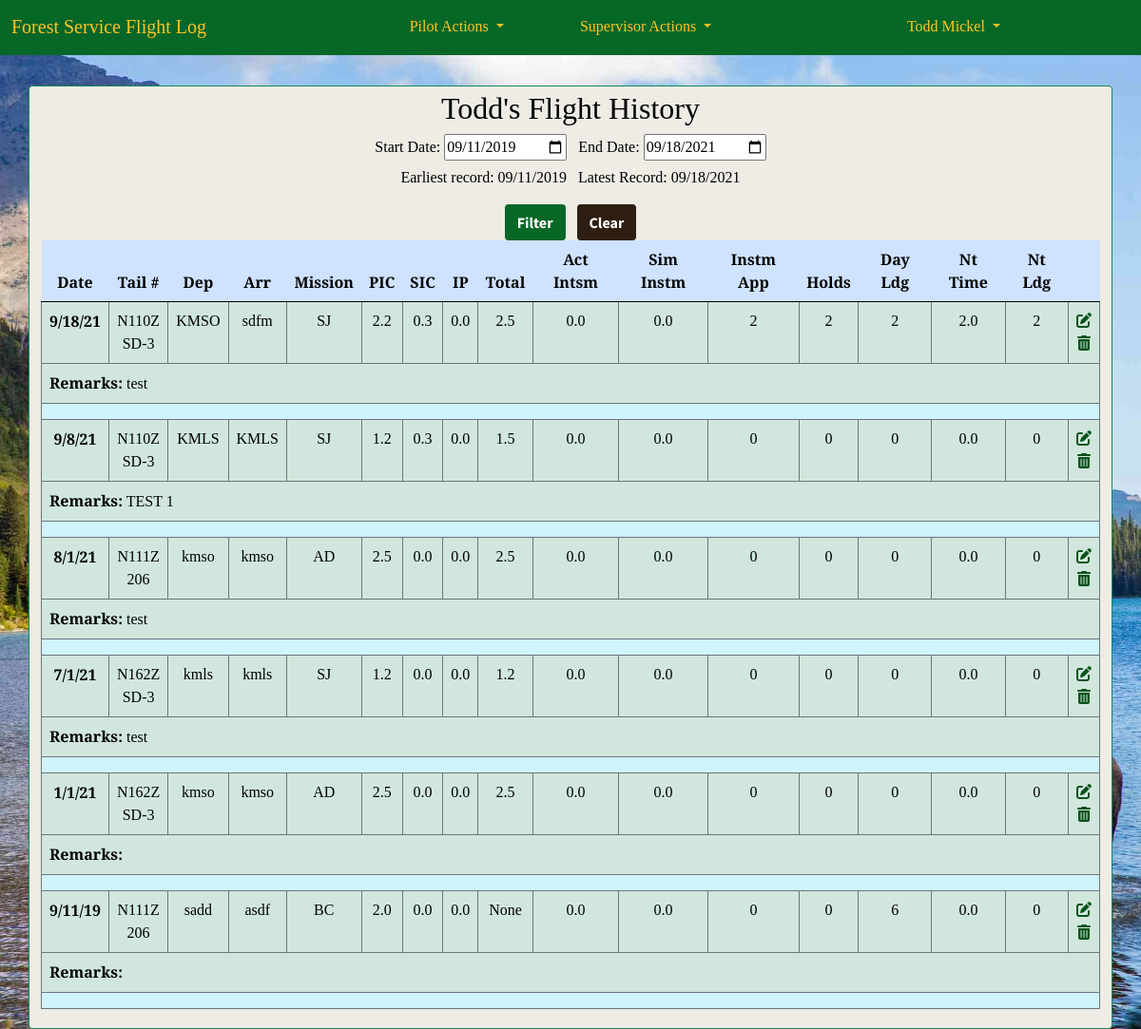
The page /pilot_log/view/ (signed in) on the database as committed earlier.
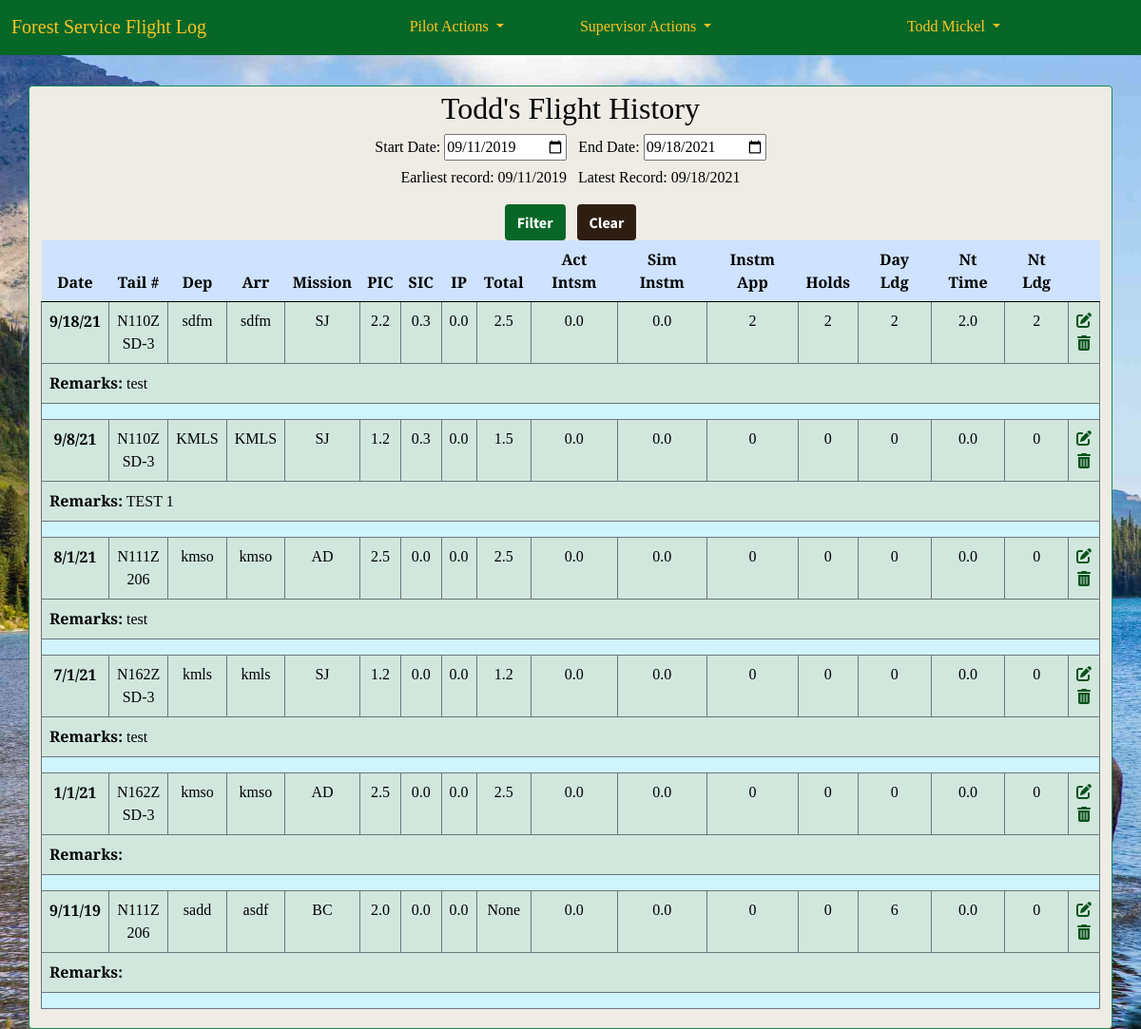
The same page on the database as committed later.
### pilot_log/models.py (models this page shows, shortened)
class FlightDetail(models.Model):
    pilot = models.ForeignKey(
        'accounts.CustomUser',
        on_delete = models.CASCADE,
        blank=False,
        null=False,
        )
    date_of_flight = models.DateField(null=False, blank=False)
    tail_number = models.ForeignKey(
        'Aircraft',
        on_delete = models.PROTECT,
        blank=False,
        null=False,
        )
    depart_ICAO = models.CharField(max_length=4, null=False, blank=False, default="KMSO")
    arrival_ICAO = models.CharField(max_length=4, null=False, blank=False, default="KMSO")
    msn_type = models.CharField(
        max_length=20,
        choices=settings.MISSION_CHOICES,
        null=False,
        blank=False,
        )
    pic_time = models.DecimalField(max_digits=2, decimal_places=1, default=0.0)
    sic_time = models.DecimalField(max_digits=2, decimal_places=1, default=0.0)
    instructor_time = models.DecimalField(max_digits=2, decimal_places=1, default=0.0)
    total_time = models.DecimalField(max_digits=3, decimal_places=1, null=True, blank=True)
    act_instrument_time = models.DecimalField(max_digits=2, decimal_places=1, default=0.0)
    sim_instrument_time = models.DecimalField(max_digits=2, decimal_places=1, default=0.0)
    instrument_appchs = models.IntegerField(default=0)
    holds = models.IntegerField(default=0)
    day_landings = models.IntegerField(default=0)
    night_time = models.DecimalField(max_digits=2, decimal_places=1, default=0.0)
    night_landings = models.IntegerField(default=0)
    remarks = models.TextField(max_length=250, blank=True, default='')
    class Meta:
        ordering = ['-date_of_flight']
        get_latest_by = 'date_of_flight'

class Aircraft(models.Model):
    tail_number = models.CharField(
        max_length=10,
        primary_key=True
        )
    aircraft_type = models.CharField(
        max_length=15,
        choices=settings.AIRCRAFT_TYPES,
        null=False,
        blank=False
    )

### pilot_log/views.py (the view)
# urls.py: path('view/', FlightListView.as_view(), name='flight_list')
class FlightListView(LoginRequiredMixin, ListView):
    model = FlightDetail
    form_class = FlightListFilterForm
    template_name = "view_flights.html"
    start_date = ''
    end_date = ''
    def get_start_date(self):
        start_date = self.start_date
        try:
            start_date = self.request.GET['start_date']
        except:
            start_date = ''
        if start_date is '':
            start_date = date.today() - datetime.timedelta(weeks=2600)
        return start_date
    def get_end_date(self):
        end_date = self.end_date
        try:
            end_date = self.request.GET['end_date']
        except:
            end_date = ''
        if end_date is '':
            end_date = date.today()
        return end_date
    def get_queryset(self):
        qs = super().get_queryset()
        start = self.get_start_date()
        end = self.get_end_date()
        qs = qs.filter(pilot=self.request.user).filter(
            date_of_flight__gte=start,
            date_of_flight__lte= end
            )
        return qs
    def get_context_data(self, **kwargs):
        context=super().get_context_data(**kwargs)
        context['earliest'] = FlightDetail.objects.filter(pilot=self.request.user).earliest('date_of_flight').date_of_flight
        context['latest'] = FlightDetail.objects.filter(pilot=self.request.user).latest('date_of_flight').date_of_flight
        context['earliest_filtered'] = self.object_list.earliest('date_of_flight').date_of_flight
        context['latest_filtered'] = self.object_list.latest('date_of_flight').date_of_flight
        return context

### templates/view_flights.html (shortened to what this page needs)
{% extends 'base.html' %}
{% load crispy_forms_tags %}
{% block content %}
<div class="container border border-success rounded py-1">
<h2 class="text-center">{{ user.first_name }}'s Flight History</h2>
<form action="" method="GET">
    <label for="start_date" class="form-label">Start Date:</label>
    <input type="date" id="start_date" name="start_date" value="{{ earliest_filtered|date:'Y-m-d'}}">&nbsp;&nbsp;
    <label for="end_date" class="form-label">End Date:</label>
    <input type="date" id="end_date" name="end_date" value="{{ latest_filtered|date:'Y-m-d' }}"><br>
    <p>Earliest record: {{ earliest|date:"m/d/Y" }}&nbsp;&nbsp;&nbsp;Latest Record: {{ latest|date:"m/d/Y" }}</p>
    <button class="btn submit_btn" type="submit">Filter</button>&nbsp;&nbsp;
    <button class="btn cancel_btn" type="reset">Clear</button>
</form>
<table class="table">
    <thead style="position: sticky;top: 0" class="thead-light">
        <tr class="table-primary">
            <th scope="col">Date</th>
            <th scope="col">Tail #</th>
            <th scope="col">Dep</th>
            <th scope="col">Arr</th>
            <th scope="col">Mission</th>
            <th scope="col">PIC</th>
            <th scope="col">SIC</th>
            <th scope="col">IP</th>
            <th scope="col">Total</th>
            <th scope="col">Act Intsm</th>
            <th scope="col">Sim Instm</th>
            <th scope="col">Instm App</th>
            <th scope="col">Holds</th>
            <th scope="col">Day Ldg</th>
            <th scope="col">Nt Time</th>
            <th scope="col">Nt Ldg</th>
            <th scope="col"></th>
        </tr>
    </thead>
    <tbody>
        {% for flight in object_list %}
        <tr class="table-success border border-secondary">
            <th scope="row" class="border border-secondary">{{ flight.date_of_flight|date:"n/j/y" }}</th>
            <td class="border border-secondary">{{ flight.tail_number.tail_number }}<br>{{ flight.tail_number.aircraft_type }}</td>
            <td class="border border-secondary">{{ flight.depart_ICAO }}</td>
            <td class="border border-secondary">{{ flight.arrival_ICAO }}</td>
            <td class="border border-secondary">{{ flight.msn_type }}</td>
            <td class="border border-secondary">{{ flight.pic_time }}</td>
            <td class="border border-secondary">{{ flight.sic_time }}</td>
            <td class="border border-secondary">{{ flight.instructor_time }}</td>
            <td class="border border-secondary">{{ flight.total_time }}</td>
            <td class="border border-secondary">{{ flight.act_instrument_time }}</td>
            <td class="border border-secondary">{{ flight.sim_instrument_time }}</td>
            <td class="border border-secondary">{{ flight.instrument_appchs }}</td>
            <td class="border border-secondary">{{ flight.holds }}</td>
            <td class="border border-secondary">{{ flight.day_landings }}</td>
            <td class="border border-secondary">{{ flight.night_time }}</td>
            <td class="border border-secondary">{{ flight.night_landings }}</td>
            <td class="border border-secondary">
                <a class="fas fa-edit" href="{% url 'flight_edit' flight.id  %}"></a><br>
                <a class="fas fa-trash-alt" href="{% url 'flight_delete' flight.id %}"></i></td>
        </tr>
        <tr class="table-success border border-secondary">
            <td colspan = "17" class="text-start"><b>Remarks:</b>  {{ flight.remarks }}</td>
        </tr>
        <tr class="table-info border border-secondary"><td colspan = "17"></td></tr>
        {% endfor %}
    </tbody>
</table>
</div>
{% endblock content %}

Rows that differ between the two databases and show on the page:
changed FlightDetail "sdfm": depart_ICAO "KMSO" → "sdfm"
